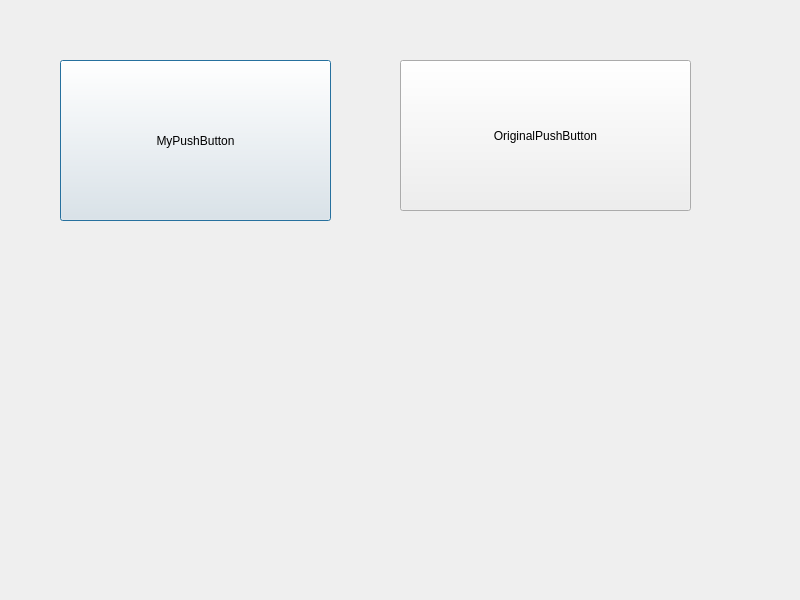
<?xml version="1.0" encoding="UTF-8"?>
<ui version="4.0">
 <class>Dialog</class>
 <widget class="QDialog" name="Dialog">
  <property name="geometry">
   <rect>
    <x>0</x>
    <y>0</y>
    <width>800</width>
    <height>600</height>
   </rect>
  </property>
  <property name="windowTitle">
   <string>Dialog</string>
  </property>
  <widget class="MyPushButton" name="pushButton">
   <property name="geometry">
    <rect>
     <x>60</x>
     <y>60</y>
     <width>271</width>
     <height>161</height>
    </rect>
   </property>
   <property name="text">
    <string>MyPushButton</string>
   </property>
  </widget>
  <widget class="QPushButton" name="pushButton_2">
   <property name="geometry">
    <rect>
     <x>400</x>
     <y>60</y>
     <width>291</width>
     <height>151</height>
    </rect>
   </property>
   <property name="text">
    <string>OriginalPushButton</string>
   </property>
  </widget>
 </widget>
 <customwidgets>
  <customwidget>
   <class>MyPushButton</class>
   <extends>QPushButton</extends>
   <header>mypushbutton.h</header>
  </customwidget>
 </customwidgets>
 <resources/>
 <connections/>
</ui>
